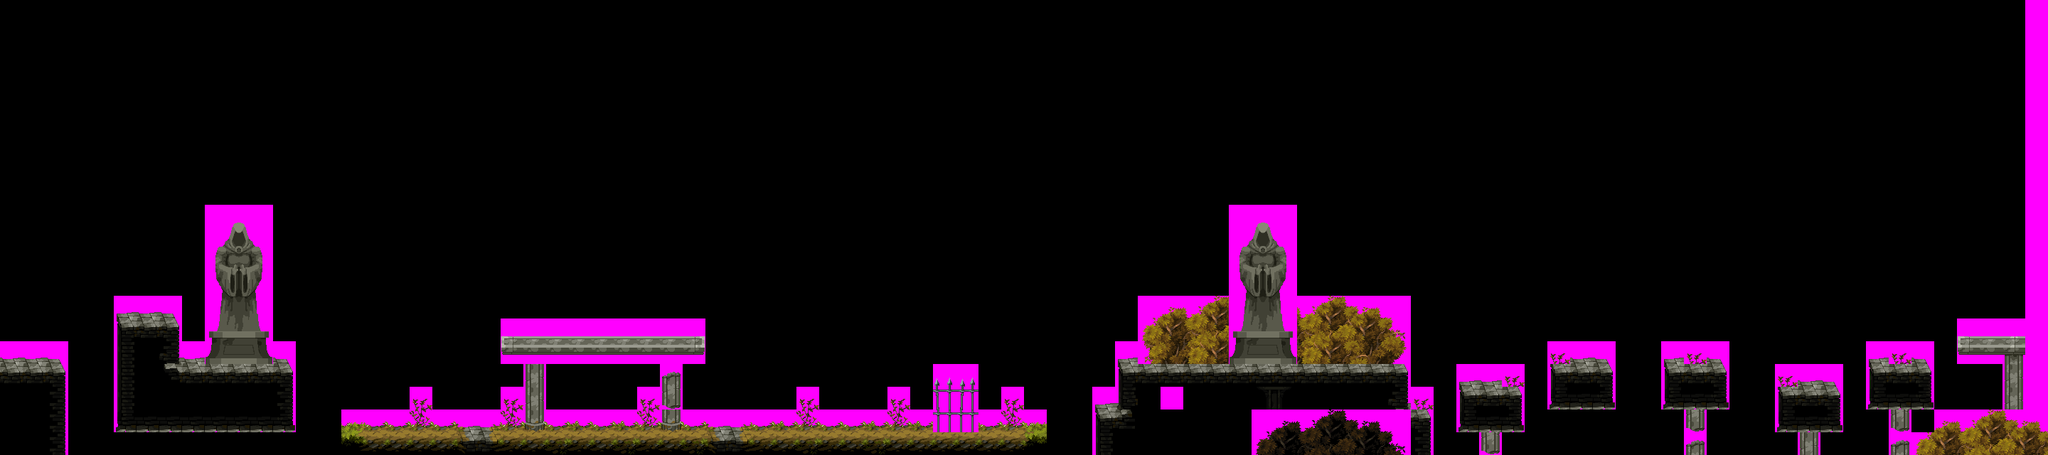

Rendered tile map (Tiled .tmx) drawn with the repository's tilesets; below, a short description and the map source with its tile grids summarised:
An orthogonal 90x20 tile map with 32x32 px tiles, 4 tile layers (collision, bg, bg3, bg2), 3 tilesets.

<map version="1.10" tiledversion="1.10.1" orientation="orthogonal" renderorder="right-down" width="90" height="20" tilewidth="32" tileheight="32" infinite="0" nextlayerid="5" nextobjectid="1">
 <tileset firstgid="1" name="tiles-night" tilewidth="32" tileheight="32" tilecount="132" columns="11">
  <image source="tiles-night.bmp" trans="ff00ff" width="352" height="384" />
 </tileset>
 <tileset firstgid="133" name="brush" tilewidth="32" tileheight="32" tilecount="42" columns="7">
  <image source="brush.bmp" trans="ff00ff" width="224" height="192" />
 </tileset>
 <tileset firstgid="175" name="salt" tilewidth="32" tileheight="32" tilecount="28" columns="4">
  <image source="salt.bmp" trans="ff00ff" width="128" height="224" />
 </tileset>
 <layer id="2" name="collision" width="90" height="20">
  <data>[1800 cells, 186 non-empty, 33 distinct tile ids]</data>
 </layer>
 <layer id="1" name="bg" width="90" height="20">
  <data>[1800 cells, 91 non-empty, 20 distinct tile ids]</data>
 </layer>
 <layer id="4" name="bg3" width="90" height="20">
  <data>[1800 cells, 52 non-empty, 24 distinct tile ids]</data>
 </layer>
 <layer id="3" name="bg2" width="90" height="20">
  <data>[1800 cells, 102 non-empty, 66 distinct tile ids]</data>
 </layer>
</map>